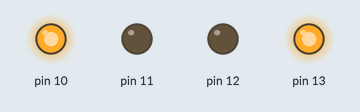
A sketch run on a simulated Arduino Uno, built with avr-gcc and run on an emulated ATmega328P. Shown: output pins drawn as LEDs (lit = HIGH).

Above: at 0.5 s.
At 3.5 s:
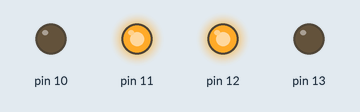
Timing chart, 0 to 4.6 s (numbered marks = the images above):
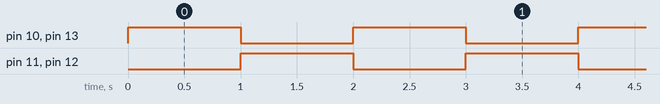

The sketch:

Motor2.ino
```cpp
void signal1(int value) {
  switch (value) {
    case 0:
      digitalWrite(12, HIGH);
      digitalWrite(13, LOW);
      break;
    case 1:
      digitalWrite(12, LOW);
      digitalWrite(13, HIGH);
      break;
  }
}

void signal2(int value) {
  switch (value) {
    case 0:
      digitalWrite(10, HIGH);
      digitalWrite(11, LOW);
      break;
    case 1:
      digitalWrite(10, LOW);
      digitalWrite(11, HIGH);
      break;
  }
}

void forward() {
  signal1(1);
  signal2(0);
}

void back() {
  signal1(0);
  signal2(1);
}

void setup() {
  pinMode(10, OUTPUT);
  pinMode(11, OUTPUT);
  pinMode(12, OUTPUT);
  pinMode(13, OUTPUT);
}

void loop() {
  forward();
  delay(1000);
  back();
  delay(1000);
}
```

Measured:
- by itself, pin 10–13: alternates HIGH for 1.0 s and LOW for 1.0 s
